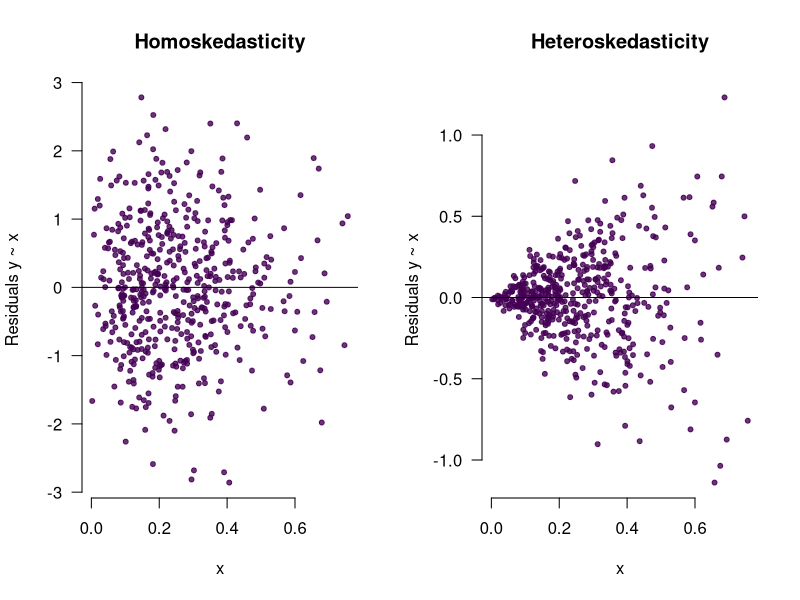
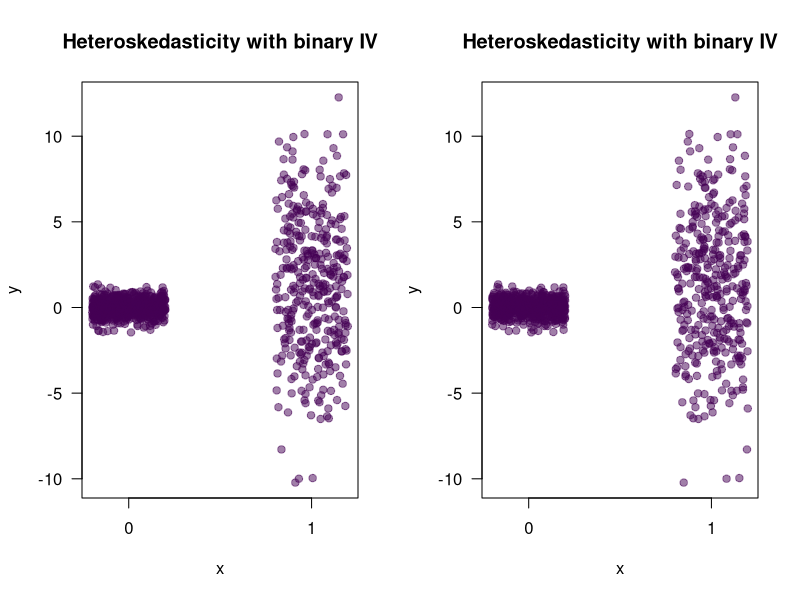
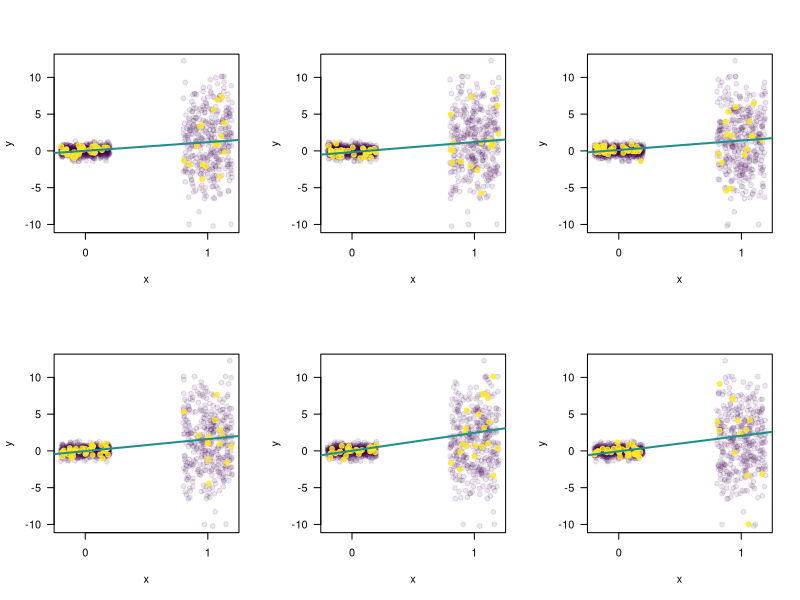
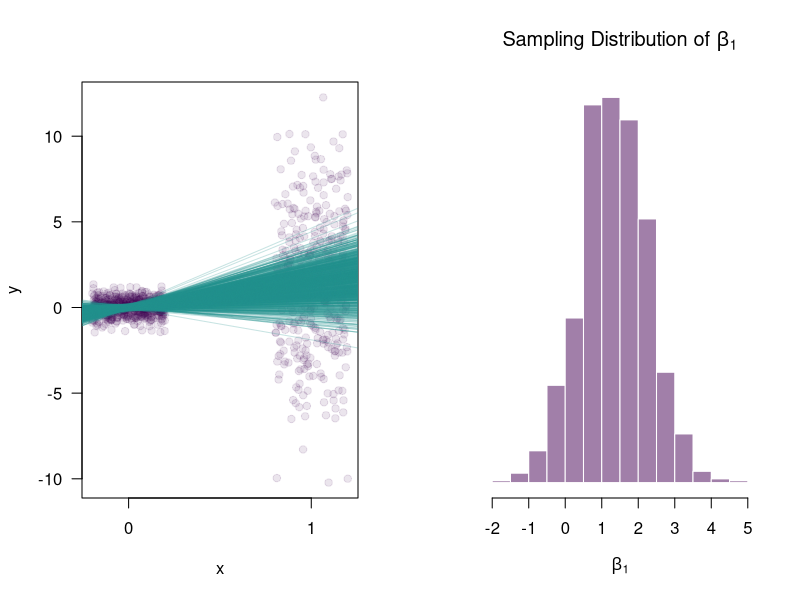
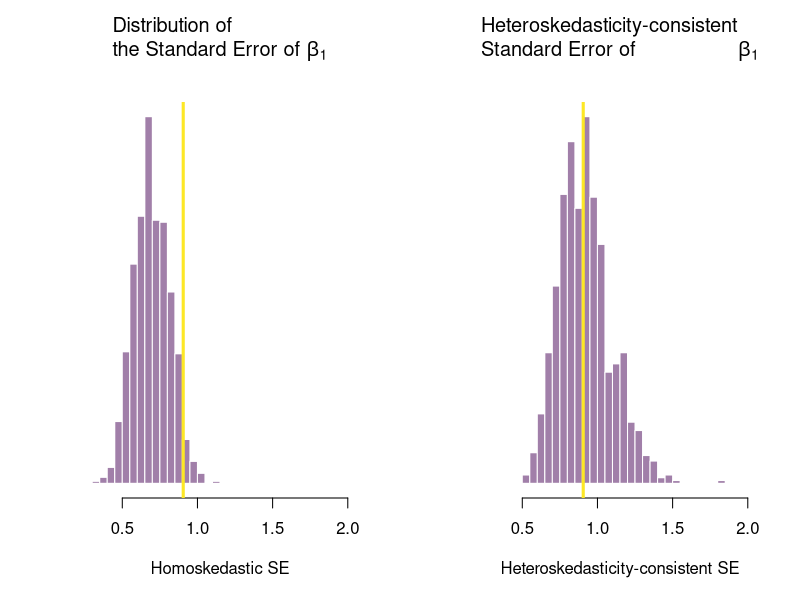
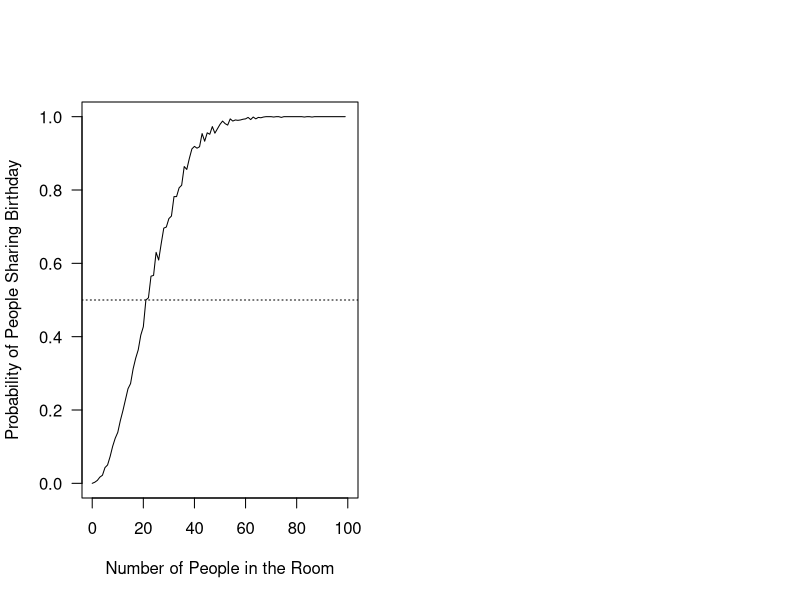
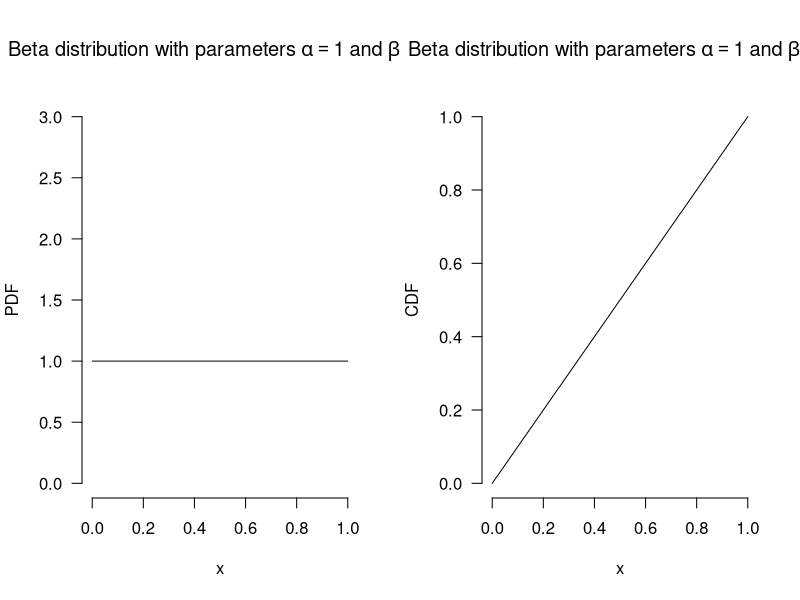
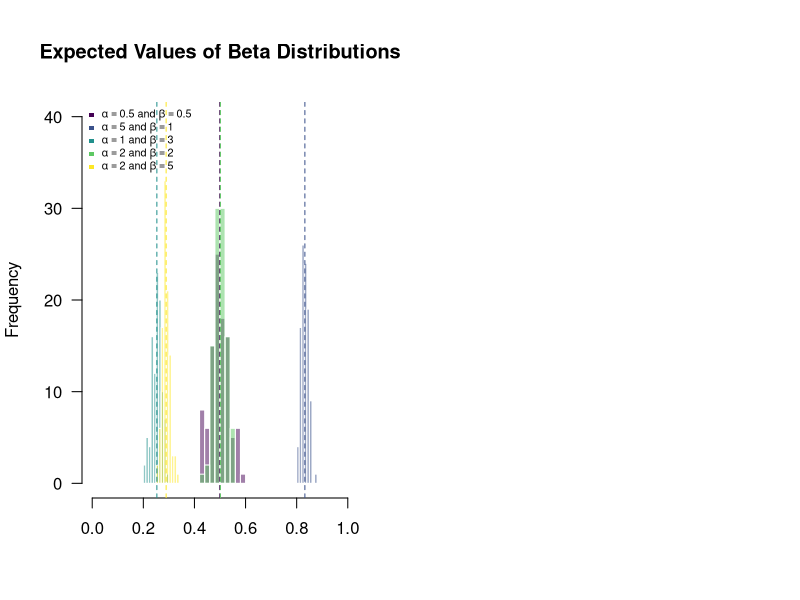

These figures' R source, in order:
## ---- chunk 1
# The first line sets an option for the final document that can be produced from
# the .Rmd file. Don't worry about it.
knitr::opts_chunk$set(echo = TRUE)

# The next bit is quite powerful and useful. 
# First you define which packages you need for your analysis and assign it to 
# the p_needed object. 
p_needed <-
  c("viridis", "knitr", "sandwich")

# Now you check which packages are already installed on your computer.
# The function installed.packages() returns a vector with all the installed 
# packages.
packages <- rownames(installed.packages())
# Then you check which of the packages you need are not installed on your 
# computer yet. Essentially you compare the vector p_needed with the vector
# packages. The result of this comparison is assigned to p_to_install.
p_to_install <- p_needed[!(p_needed %in% packages)]
# If at least one element is in p_to_install you then install those missing
# packages.
if (length(p_to_install) > 0) {
  install.packages(p_to_install)
}
# Now that all packages are installed on the computer, you can load them for
# this project. Additionally the expression returns whether the packages were
# successfully loaded.
sapply(p_needed, require, character.only = TRUE)


# We all start with the same my_ols function from the last lab session (with one slight change in the output)

my_ols <- function(X, y) {
  b_hat <- solve(t(X) %*% X) %*% t(X) %*% y
  
  # Residuals
  e <- y - X %*% b_hat
  
  # Variance Estimates
  n <- nrow(X)
  k <- ncol(X)
  sigma_sq <- t(e) %*% e / (n - k) # constant is already in
  sigma_sq <- as.numeric(sigma_sq)
  
  # Variance Covariance matrix
  var_cov <- sigma_sq * solve(t(X) %*% X)
  
  # Standard Errors
  std_err <- sqrt(diag(var_cov))
  
  output <- list(estimates = cbind(b_hat, std_err), residuals = e)
  
  return(output)
}
## ---- chunk 2
set.seed(1234) # What is this?

n <- 500
# we draw the independent variable from a so-called beta-distribution
# -> more on this at the end of the lab
X <- cbind(rep(1, n), rbeta(n, 2, 6))
beta <- rnorm(2)

### Homoskedastic Data ###
e_hom <- rnorm(n = n,
               mean = 0,
               sd = 1) # homoskadistic errors
y_hom <- beta[1] + beta[2] * X[, 2] + e_hom


### Heteroskedastic Data ###
e_het <- rnorm(n = n,
               mean = 0, 
               sd = X[, 2]) # **Now the variance depends on x!**
y_het <- beta[1] + beta[2] * X[, 2] + e_het

# Residuals

res_hom <- my_ols(X, y_hom)$residuals
res_het <- my_ols(X, y_het)$residuals

# Plots
par(mfrow = c(1, 2))

plot(
  X[, 2],
  res_hom,
  main = "Homoskedasticity",
  ylab = "Residuals y ~ x",
  xlab = "x",
  pch = 20,
  bty = "n",
  las = 1,
  col = viridis(1, 0.8)
)
abline(h = 0)

plot(
  X[, 2],
  res_het,
  main = "Heteroskedasticity",
  ylab = "Residuals y ~ x",
  xlab = "x",
  pch = 20,
  bty = "n",
  las = 1,
  col = viridis(1, 0.8)
)
abline(h = 0)
## ---- chunk 3
set.seed(1234)
n <- 1000
pop <- data.frame("x" = rbinom(n, 1, 0.35))
beta <- 1.5
sigma <- ifelse(pop$x == 1, 4, 0.5)
pop$y <- 0 + beta * pop$x + rnorm(n, 0, sigma)


plot(x = jitter(pop$x),
     y = pop$y,
     pch = 19,
     col = viridis(1, 0.5),
     xlab = "x",
     ylab = "y",
     xaxt = "n",
     main = "Heteroskedasticity with binary IV",
     las = 1)
axis(1, 
     at = c(0, 1))
## ---- chunk 4
plot(x = jitter(pop$x),
     y = pop$y,
     pch = 19,
     col = viridis(1, 0.5),
     xlab = "x",
     ylab = "y",
     xaxt = "n",
     main = "Heteroskedasticity with binary IV",
     las = 1)
axis(1, 
     at = c(0, 1))
## ---- chunk 5
set.seed(1234)
s1 <- pop[sample(n, 50),]
s2 <- pop[sample(n, 50),]
s3 <- pop[sample(n, 50),]
s4 <- pop[sample(n, 50),]
s5 <- pop[sample(n, 50),]
s6 <- pop[sample(n, 50),]

lm1 <- lm(y ~ x, data = s1)
lm2 <- lm(y ~ x, data = s2)
lm3 <- lm(y ~ x, data = s3)
lm4 <- lm(y ~ x, data = s4)
lm5 <- lm(y ~ x, data = s5)
lm6 <- lm(y ~ x, data = s6)


plot_regression <- function(model, sample){
  plot(x = jitter(pop$x),
       y = pop$y,
       pch = 19,
       col = viridis(3, 0.1)[1],
       xlab = "x",
       ylab = "y",
       xaxt = "n",
       las = 1)
  axis(1, at = c(0,1))
  points(x = jitter(sample$x),
         y = sample$y,
         col = viridis(3, 0.8)[3],
         pch = 19)
  abline(model, 
         lwd = 2,
         col = viridis(3)[2])
}

par(mfrow = c(2, 3))

plot_regression(model = lm1, sample = s1)
plot_regression(model = lm2, sample = s2)
plot_regression(model = lm3, sample = s3)
plot_regression(model = lm4, sample = s4)
plot_regression(model = lm5, sample = s5)
plot_regression(model = lm6, sample = s6)

## ---- chunk 6
set.seed(1234)
n_samples <- 1000
coefs <- data.frame(b0 = rep(NA, n_samples),
                    b1 = NA,
                    se_b1 = NA)

for (i in 1:n_samples) {
  s <- pop[sample(n, 50),]
  model <- lm(y ~ x, data = s)
  coefs$b0[i] <- coef(model)[1]
  coefs$b1[i] <- coef(model)[2]
  coefs$se_b1[i] <- summary(model)$coef["x", "Std. Error"]
  coefs$r_se_b1[i] <- sqrt(diag(vcovHC(model, type = "HC0")))[2]
}


par(mfrow = c(1, 2))

plot(x = jitter(pop$x),
     y = pop$y,
     pch = 19,
     col = viridis(3, 0.1)[1],
     xlab = "x",
     ylab = "y",
     xaxt = "n",
     las = 1)
axis(1, at = c(0,1))
for (i in 1:n_samples) {
  abline(a = coefs$b0[i],
         b = coefs$b1[i],
         col = viridis(3, 0.25)[2])
}

hist(coefs$b1,
     breaks = 20,
     border = F,
     col = viridis(1, 0.5),
     main = expression(paste("Sampling Distribution of ", beta[1])),
     yaxt = "n",
     ylab = "",
     xlab = expression(beta[1]))



## ---- chunk 7
X <- cbind(1, pop$x)

# The Bread
bread <- solve(t(X) %*% X)

# The Butter
e <- residuals(lm(y ~ x, data = pop))
omega_hat <- diag(diag(e %*% t(e))) 
butter <- t(X) %*% omega_hat %*% X


# The Sandwich
rob_var_cov <- bread %*% butter %*% bread
robust_std_err <- sqrt(diag(rob_var_cov))
robust_std_err 
## ---- chunk 8
library(sandwich)

# Regression Model

m1 <- lm(y ~ x, data = pop)

# Robust Variance Covariance Matrix
# The vcovHC() function comes from the sandwich package
rob_var_cov2 <- vcovHC(m1, type = "HC0")

# Robust Standard Errors
robust_std_err2 <- sqrt(diag(rob_var_cov2))
robust_std_err2
## ---- chunk 9
norm_std_err <- my_ols(X, pop$y)$estimates[, 2]

output <- cbind(robust_std_err, norm_std_err)
colnames(output) <- c("Robust", "Normal")
rownames(output) <- c("Intercept", "Var 1")


cat("Robust vs. Normal Standard Errors", "\n")
output
## ---- chunk 10
# repeat the exercise from above, but this time compute
# heteroskedasticity robust standard errors

set.seed(1234)
n_samples <- 1000
coefs <- data.frame(b0 = rep(NA, n_samples),
                    b1 = NA,
                    se_b1 = NA)

for (i in 1:n_samples) {
  s <- pop[sample(n, 50),]
  model <- lm(y ~ x, data = s)
  coefs$b0[i] <- coef(model)[1]
  coefs$b1[i] <- coef(model)[2]
  coefs$se_b1[i] <- summary(model)$coef["x", "Std. Error"]
  coefs$r_se_b1[i] <- sqrt(diag(vcovHC(model, type = "HC0")))[2]
}

# plot the result

par(mfrow = c(1, 2),
    mar = c(5, 4, 5, 2) + 0.1)

hist(coefs$se_b1,
     breaks = 20,
     border = F,
     col = viridis(1, 0.5),
     main = expression(paste("Distribution of\nthe Standard Error of ", beta[1])),
     yaxt = "n",
     ylab = "",
     xlab = "Homoskedastic SE",
     xlim = c(0.3, 2))
abline(v = sd(coefs$b1),
       col = viridis(2)[2],
       lwd = 3)

hist(coefs$r_se_b1,
     breaks = 20,
     border = F,
     col = viridis(1, 0.5),
     main = expression(paste("Heteroskedasticity-consistent\nStandard Error of", beta[1])),
     yaxt = "n",
     ylab = "",
     xlab = "Heteroskedasticity-consistent SE",
     xlim = c(0.3, 2))
abline(v = sd(coefs$b1),
       col = viridis(2)[2],
       lwd = 3)

## ---- chunk 11
sims <- 1000
students <- 24

days <- seq(1, 365, 1)

sameday <- 0

for (i in 1:sims) {
  room <-
    sample(days, students, replace = TRUE)
  if (length(unique(room)) < students) {
    sameday <- sameday + 1
  }
}

cat("Pr(>=2 students same birthday):", sameday / sims, "\n")
## ---- chunk 12
prob <- rep(NA, length(0:100))
for (st in 0:100){
  sameday <- 0
  for (i in 1:sims) {
  room <-
    sample(days, st, replace = TRUE)
  if (length(unique(room)) < st) {
    sameday <- sameday + 1
  }
  }
  prob[st] <- sameday / sims
}

plot(prob, 
     x = 0:100, 
     type = "l",
     las = 1,
     ylab = "Probability of People Sharing Birthday",
     xlab = "Number of People in the Room")

abline(h = 0.5, lty = "dotted")
## ---- chunk 13
x <- seq(0, 1, by = 0.01)

alpha <- 1
beta <- 1

par(mfrow = c(1, 2))

# Plot the pdf
plot(
  x,
  dbeta(x, alpha, beta),
  type = "l",
  ylab = "PDF",
  ylim = c(0, 3),
  las = 1,
  bty = "n",
  main = bquote("Beta distribution with parameters" ~
  alpha == "1" ~ "and" ~
  beta == "1")
)

# Plot the cdf
plot(
  x,
  pbeta(x, alpha, beta),
  type = "l",
  ylab = "CDF",
  las = 1,
  bty = "n",
  main = bquote("Beta distribution with parameters" ~
  alpha == "1" ~ "and" ~
  beta == "1")
)

## ---- chunk 14


## ---- chunk 15
res <- matrix(NA, nrow = 100, ncol = 5)

alpha <- c(0.5, 5, 1, 2, 2)
beta <- c(0.5, 1, 3, 2, 5)

for (j in 1:5) {
  for (i in 1:100) {
    res[i, j] <- mean(rbeta(100, alpha[j], beta[j]))
  }
}

# Plot the histograms of the mean (with some fancy colors)

col_vec <- viridis(5)

hist(
  res[, 1],
  xlim = c(0, 1),
  ylim = c(0, 40),
  main = "Expected Values of Beta Distributions",
  xlab = "",
  col = adjustcolor(col_vec[1], 0.5),
  border = 0,
  las = 1
)
for (i in 2:5) {
  hist(res[, i],
       col = adjustcolor(col_vec[i], 0.5),
       add = TRUE,
       border = 0)
}
for (i in 1:5) {
  abline(v = mean(res[, i]),
         lty = "dashed",
         col = col_vec[i])
}


# Generate the string for the legend
leg <- rep(NA, 5)
for (i in 1:5) {
  leg[i] <-
    as.expression(bquote(alpha == .(paste0(alpha[i])) ~ "and" ~
                           beta == .(paste(beta[i]))))
}

legend(
  "topleft",
  leg,
  pch = 15,
  col = col_vec,
  cex = 0.65,
  bty = "n"
)
